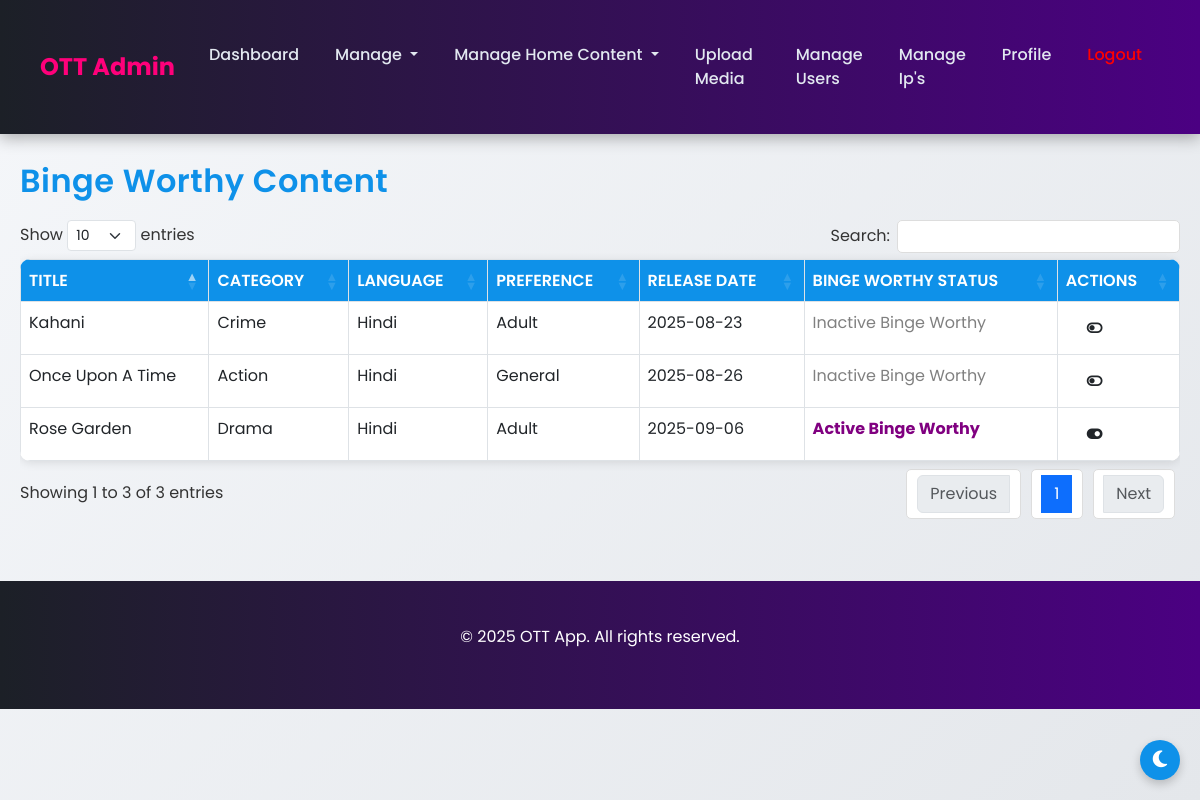
Page /admin/manage_binge_worthy.php (signed in) on the committed database.
### tables this page shows
CREATE TABLE `content` (
  `content_id` int(11) NOT NULL,
  `title` varchar(100) NOT NULL,
  `description` text DEFAULT NULL,
  `category_id` int(11) DEFAULT NULL,
  `thumbnail_url` text DEFAULT NULL,
  `video_url` varchar(255) DEFAULT NULL,
  `duration` int(11) DEFAULT NULL,
  `release_date` date DEFAULT NULL,
  `created_at` timestamp NOT NULL DEFAULT current_timestamp(),
  `status` enum('active','inactive') NOT NULL DEFAULT 'active',
  `content_type` varchar(255) DEFAULT NULL,
  `language_id` int(11) DEFAULT NULL,
  `preference_id` int(11) DEFAULT NULL,
  `trailer_url` varchar(255) DEFAULT NULL,
  `banner` tinyint(1) DEFAULT 0 COMMENT '1 for active banner, 0 for inactive banner',
  `top_shows` tinyint(1) DEFAULT 0 COMMENT '1 for active top_shows, 0 for inactive top_shows',
  `binge_worthy` tinyint(1) DEFAULT 0 COMMENT '1 for Binge Worthy, 0 for not Binge Worthy',
  `bollywood_binge` tinyint(1) DEFAULT 0 COMMENT '1 for Bollywoord Binge, 0 for not Bollywood Binge',
  `dubbed_in_hindi` tinyint(1) DEFAULT 0 COMMENT '1 for Dubbed In Hindi, 0 for not Dubbed In Hindi',
  `plan` varchar(20) DEFAULT 'free' COMMENT 'Plan type (e.g., free, paid)',
  `industry` varchar(100) DEFAULT NULL COMMENT 'Industry (e.g., Hollywood, Bollywood)'
);

CREATE TABLE `categories` (
  `category_id` int(11) NOT NULL,
  `name` varchar(50) NOT NULL,
  `status` enum('active','inactive') NOT NULL DEFAULT 'active',
  `main_category_id` int(11) NOT NULL DEFAULT 1
);

CREATE TABLE `languages` (
  `language_id` int(11) NOT NULL,
  `name` varchar(100) NOT NULL,
  `status` enum('active','inactive') DEFAULT 'active'
);

CREATE TABLE `content_preferences` (
  `preference_id` int(11) NOT NULL,
  `preference_name` varchar(50) NOT NULL,
  `description` varchar(255) DEFAULT NULL,
  `status` tinyint(1) NOT NULL DEFAULT 1,
  `created_at` timestamp NOT NULL DEFAULT current_timestamp()
);

### admin/manage_binge_worthy.php (the view, shortened to what this page needs)
<?php
include '../api/config.php';
?>
<?php include 'includes/header.php'; ?>
<?php include 'includes/navbar.php'; ?>
<div class="container-fluid">
    <h2 class="mt-2">Binge Worthy Content</h2>
    <div class="table-responsive">
        <table id="contentTable" class="table table-bordered">
            <thead>
                <tr>
                    <th>Title</th>
                    <th>Category</th>
                    <th>Language</th>
                    <th>Preference</th>
                    <th>Release Date</th>
                    <th>Binge Worthy Status</th>
                    <th>Actions</th>
                </tr>
            </thead>
            <tbody>
                <?php
                $result = $conn->query("SELECT c.*, cat.name as category_name, l.name as language_name, cp.preference_name
                                        FROM content c
                                        JOIN categories cat ON c.category_id = cat.category_id
                                        LEFT JOIN languages l ON c.language_id = l.language_id
                                        LEFT JOIN content_preferences cp ON c.preference_id = cp.preference_id
                                        WHERE c.status = 'active'");
                while ($row = $result->fetch_assoc()) {
                    $binge_worthy_class = $row['binge_worthy'] == 1 ? 'binge-worthy-active' : 'binge-worthy-inactive';
                    $binge_worthy_text = $row['binge_worthy'] == 1 ? 'Active Binge Worthy' : 'Inactive Binge Worthy';
                    $binge_worthy_icon = $row['binge_worthy'] == 1 ? 'on' : 'off';
                    echo "<tr>
                        <td>" . htmlspecialchars($row['title']) . "</td>
                        <td>" . htmlspecialchars($row['category_name']) . "</td>
                        <td>" . htmlspecialchars($row['language_name'] ?? 'N/A') . "</td>
                        <td>" . htmlspecialchars($row['preference_name'] ?? 'N/A') . "</td>
                        <td>" . htmlspecialchars($row['release_date']) . "</td>
                        <td class='$binge_worthy_class'>$binge_worthy_text</td>
                        <td>
                            <form method='post' action='../api/content.php' style='display:inline;' onsubmit='return toggleBingeWorthy(event, {$row['content_id']}, {$row['binge_worthy']})'>
                                <input type='hidden' name='action' value='toggle_binge_worthy'>
                                <input type='hidden' name='content_id' value='{$row['content_id']}'>
                                <input type='hidden' name='current_binge_worthy' value='{$row['binge_worthy']}'>
                                <button type='submit' class='btn btn-sm btn-purple'>
                                    <i class='fas fa-toggle-$binge_worthy_icon'></i>
                                </button>
                            </form>
                        </td>
                    </tr>";
                }
                ?>
            </tbody>
        </table>
    </div>
</div>
<?php include 'includes/footer.php'; ?>
</body>
</html>

### admin/includes/header.php (shortened to what this page needs)
<link href="https://cdn.jsdelivr.net/npm/bootstrap@5.3.0/dist/css/bootstrap.min.css" rel="stylesheet">
<link rel="stylesheet" href="https://cdn.datatables.net/1.13.6/css/dataTables.bootstrap5.min.css">
<link rel="stylesheet" href="https://cdnjs.cloudflare.com/ajax/libs/font-awesome/6.4.2/css/all.min.css">
<link rel="stylesheet" href="../../assets/css/style.css">
<link rel="stylesheet" href="../assets/css/style.css">
 <link
    rel="stylesheet"
    href="https://cdnjs.cloudflare.com/ajax/libs/animate.css/4.1.1/animate.min.css"
  />
<link href="https://cdn.quilljs.com/1.3.6/quill.snow.css" rel="stylesheet">

### admin/includes/navbar.php (shortened to what this page needs)
<nav class="navbar navbar-expand-lg navbar-dark bg-dark">
    <div class="container-fluid">
        <a class="navbar-brand" href="../admin/dashboard.php">OTT Admin</a>
        <div class="collapse navbar-collapse" id="navbarNav">
            <ul class="navbar-nav">
                <li class="nav-item">
                    <a class="nav-link" href="../admin/dashboard.php">Dashboard</a>
                </li>
                <li class="nav-item dropdown">
                    <a class="nav-link dropdown-toggle" href="#" id="manageDropdown" role="button" data-bs-toggle="dropdown" aria-expanded="false">
                        Manage
                    </a>
                </li>
                <li class="nav-item dropdown">
                    <a class="nav-link dropdown-toggle" href="#" id="manageDropdown" role="button" data-bs-toggle="dropdown" aria-expanded="false">
                        Manage Home Content
                    </a>
                </li>
                <li class="nav-item">
                    <a class="nav-link" href="../admin/upload_media.php">Upload Media</a>
                </li>
                <li class="nav-item">
                    <a class="nav-link" href="../admin/manage_users.php">Manage Users</a>
                </li>
                <li class="nav-item">
                    <a class="nav-link" href="../admin/manage_ips.php">Manage Ip's</a>
                </li>
                <li class="nav-item">
                    <a class="nav-link" href="../admin/profile.php">Profile</a>
                </li>
                <li class="nav-item">
                    <form method="post" action="../api/logout.php" class="d-inline">
                        <button type="submit" class="nav-link btn btn-link text-danger" style="color: red !important;">Logout</button>
                    </form>
                </li>
            </ul>
        </div>
    </div>
</nav>

### admin/includes/footer.php (shortened to what this page needs)
<footer class="py-4 bg-dark text-white text-center">
    <div class="container">
        <p>&copy; 2025 OTT App. All rights reserved.</p>
    </div>
</footer>
<button class="theme-toggle" onclick="toggleTheme()"><i class="fas fa-moon"></i></button>

### assets/css/style.css (style rules this page uses)
* { margin: 0; padding: 0; box-sizing: border-box; font-family: 'Poppins', sans-serif; }
.container, .container-fluid { padding: 20px; max-width: 1400px; margin: 0 auto; }
h1, h2 { font-weight: 600; color: #0e91e9; margin-bottom: 20px; letter-spacing: 0.5px; }
.navbar { background: linear-gradient(90deg, #1c2027, #4b0082) !important; box-shadow: 0 4px 15px rgba(0, 0, 0, 0.3); padding: 15px 20px; }
.navbar-brand { font-size: 1.5rem; font-weight: 700; color: #ff007a !important; transition: color 0.3s ease, transform 0.3s ease; }
.navbar-nav .nav-link { color: #e2e8f0 !important; font-weight: 500; margin: 0 10px; padding: 8px 12px; border-radius: 5px; transition: all 0.3s ease; }
.btn { border-radius: 8px; padding: 10px 20px; font-weight: 500; transition: all 0.3s ease; }
table.dataTable { border-radius: 10px; overflow: hidden; background: #fff; box-shadow: 0 2px 10px rgba(0, 0, 0, 0.1); color: #333; }
table.dataTable thead th { background: #0e91e9; color: #fff; font-weight: 600; text-transform: uppercase; }
table.dataTable tbody tr { transition: background 0.3s ease; }
footer { background: linear-gradient(90deg, #1c2027, #4b0082); padding: 20px; color: #fff; margin-top: 40px; text-align: center; }
.theme-toggle { position: fixed; bottom: 20px; right: 20px; background: #0e91e9; color: #fff; border: none; border-radius: 50%; width: 40px; height: 40px; display: flex; align-items: center; justify-content: center; cursor: pointer; box-shadow: 0 4px 10px rgba(0, 0, 0, 0.2); transition: all 0.3s ease; font-size: 1.2rem; }

### admin/manage_binge_worthy.php (style rules this page uses)
.binge-worthy-active { color: purple !important; font-weight: bold; }
.binge-worthy-inactive { color: gray !important; }

### rows in the picture
content: title "Kahani", category.name "Crime", language.name "Hindi", preference.preference_name "Adult", release_date "2025-08-23", binge_worthy "Inactive Binge Worthy"
content: title "Rose Garden", category.name "Drama", language.name "Hindi", preference.preference_name "Adult", release_date "2025-09-06", binge_worthy "Active Binge Worthy"
content: title "Once Upon A Time", category.name "Action", language.name "Hindi", preference.preference_name "General", release_date "2025-08-26", binge_worthy "Inactive Binge Worthy"
